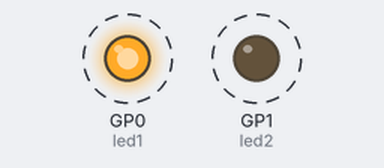
Recording of a program running on a simulated Raspberry Pi Pico running CircuitPython. On the bench: output pins drawn as LEDs (lit = HIGH). Dashed ring = blinking.

Above: at 0.2 s.
Timing chart, 0 to 4.6 s (numbered marks = the images above):
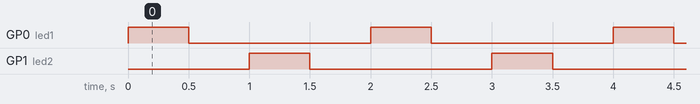

Measured:
- by itself, GP0 (led1), GP1 (led2): alternates HIGH for 0.50 s and LOW for 1.5 s
- by itself, everything shown: repeats every 2.0 s, in 4 steps

The program:

code.py
```python
"""
DESCRIPTION:
This example code will use Maker Uno RP2040 to light up two onboard LED alternately.
For this code, GPIO LEDs of the GP0 and GP1 are selected

AUTHOR   : Cytron Technologies Sdn Bhd
WEBSITE  : www.cytron.io
EMAIL    : support@cytron.io

"""
#import necessary libraries
import board
import digitalio
import time

#initialize leds on GP0 and GP1 pins
led1 = digitalio.DigitalInOut(board.GP0)
led2 = digitalio.DigitalInOut(board.GP1)

#set the led pins as output
led1.direction = digitalio.Direction.OUTPUT
led2.direction = digitalio.Direction.OUTPUT

while True:
    #led1 is light up for 0.5s then turned off
    led1.value = True
    time.sleep(0.5)
    led1.value = False
    time.sleep(0.5)

    #led2 is light up for 0.5s then turned off
    led2.value = True
    time.sleep(0.5)
    led2.value = False
    time.sleep(0.5)
```
